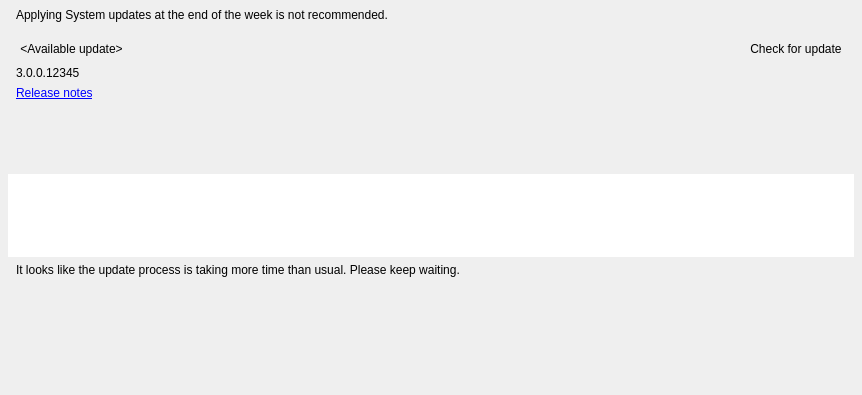
<?xml version="1.0" encoding="UTF-8"?>
<ui version="4.0">
 <class>MultiServerUpdatesWidget</class>
 <widget class="QWidget" name="MultiServerUpdatesWidget">
  <property name="geometry">
   <rect>
    <x>0</x>
    <y>0</y>
    <width>862</width>
    <height>395</height>
   </rect>
  </property>
  <layout class="QVBoxLayout" name="verticalLayout" stretch="0,0,1">
   <property name="spacing">
    <number>0</number>
   </property>
   <property name="leftMargin">
    <number>0</number>
   </property>
   <property name="topMargin">
    <number>0</number>
   </property>
   <property name="rightMargin">
    <number>0</number>
   </property>
   <property name="bottomMargin">
    <number>0</number>
   </property>
   <item>
    <widget class="nx::vms::client::desktop::Panel" name="dayWarningBanner" native="true">
     <layout class="QHBoxLayout" name="horizontalLayout_4">
      <property name="leftMargin">
       <number>16</number>
      </property>
      <property name="topMargin">
       <number>8</number>
      </property>
      <property name="rightMargin">
       <number>16</number>
      </property>
      <property name="bottomMargin">
       <number>8</number>
      </property>
      <item>
       <widget class="QLabel" name="dayWarningLabel">
        <property name="text">
         <string>Applying System updates at the end of the week is not recommended.</string>
        </property>
       </widget>
      </item>
     </layout>
    </widget>
   </item>
   <item>
    <widget class="nx::vms::client::desktop::Panel" name="controlsPanel" native="true">
     <layout class="QVBoxLayout" name="controlsVerticalLayout">
      <property name="leftMargin">
       <number>16</number>
      </property>
      <property name="topMargin">
       <number>8</number>
      </property>
      <property name="rightMargin">
       <number>16</number>
      </property>
      <property name="bottomMargin">
       <number>10</number>
      </property>
      <item>
       <widget class="QStackedWidget" name="titleStackedWidget">
        <property name="currentIndex">
         <number>0</number>
        </property>
        <widget class="QWidget" name="selectUpdateTypePage">
         <layout class="QHBoxLayout" name="horizontalLayout_10">
          <property name="leftMargin">
           <number>0</number>
          </property>
          <property name="topMargin">
           <number>0</number>
          </property>
          <property name="rightMargin">
           <number>0</number>
          </property>
          <property name="bottomMargin">
           <number>0</number>
          </property>
          <item>
           <widget class="QPushButton" name="selectUpdateTypeButton">
            <property name="sizePolicy">
             <sizepolicy hsizetype="Minimum" vsizetype="Preferred">
              <horstretch>0</horstretch>
              <verstretch>0</verstretch>
             </sizepolicy>
            </property>
            <property name="focusPolicy">
             <enum>Qt::TabFocus</enum>
            </property>
            <property name="text">
             <string notr="true">&lt;Available update&gt;</string>
            </property>
            <property name="iconSize">
             <size>
              <width>20</width>
              <height>20</height>
             </size>
            </property>
            <property name="flat">
             <bool>true</bool>
            </property>
           </widget>
          </item>
          <item>
           <spacer name="horizontalSpacer_5">
            <property name="orientation">
             <enum>Qt::Horizontal</enum>
            </property>
            <property name="sizeHint" stdset="0">
             <size>
              <width>355</width>
              <height>0</height>
             </size>
            </property>
           </spacer>
          </item>
          <item>
           <widget class="QPushButton" name="updateCheckMode">
            <property name="text">
             <string>Check for update</string>
            </property>
            <property name="flat">
             <bool>true</bool>
            </property>
           </widget>
          </item>
         </layout>
        </widget>
        <widget class="QWidget" name="updatingPage">
         <layout class="QHBoxLayout" name="horizontalLayout_11">
          <property name="leftMargin">
           <number>0</number>
          </property>
          <property name="topMargin">
           <number>0</number>
          </property>
          <property name="rightMargin">
           <number>0</number>
          </property>
          <property name="bottomMargin">
           <number>0</number>
          </property>
          <item>
           <widget class="QLabel" name="updatingTitleLabel">
            <property name="text">
             <string>Updating to...</string>
            </property>
           </widget>
          </item>
          <item>
           <spacer name="horizontalSpacer_6">
            <property name="orientation">
             <enum>Qt::Horizontal</enum>
            </property>
            <property name="sizeHint" stdset="0">
             <size>
              <width>522</width>
              <height>0</height>
             </size>
            </property>
           </spacer>
          </item>
         </layout>
        </widget>
       </widget>
      </item>
      <item>
       <widget class="QStackedWidget" name="versionStackedWidget">
        <property name="currentIndex">
         <number>0</number>
        </property>
        <widget class="QWidget" name="versionPage">
         <layout class="QHBoxLayout" name="horizontalLayout_6">
          <property name="leftMargin">
           <number>0</number>
          </property>
          <property name="topMargin">
           <number>0</number>
          </property>
          <property name="rightMargin">
           <number>0</number>
          </property>
          <property name="bottomMargin">
           <number>0</number>
          </property>
          <item>
           <widget class="QLabel" name="targetVersionLabel">
            <property name="text">
             <string notr="true">3.0.0.12345</string>
            </property>
           </widget>
          </item>
         </layout>
        </widget>
        <widget class="QWidget" name="checkingPage">
         <layout class="QHBoxLayout" name="horizontalLayout_7">
          <property name="leftMargin">
           <number>0</number>
          </property>
          <property name="topMargin">
           <number>0</number>
          </property>
          <property name="rightMargin">
           <number>0</number>
          </property>
          <property name="bottomMargin">
           <number>0</number>
          </property>
          <item>
           <widget class="nx::vms::client::desktop::BusyIndicatorWidget" name="checkingProgress" native="true"/>
          </item>
          <item>
           <spacer name="horizontalSpacer">
            <property name="orientation">
             <enum>Qt::Horizontal</enum>
            </property>
            <property name="sizeHint" stdset="0">
             <size>
              <width>534</width>
              <height>0</height>
             </size>
            </property>
           </spacer>
          </item>
         </layout>
        </widget>
        <widget class="QWidget" name="latestVersionPage">
         <layout class="QHBoxLayout" name="horizontalLayout_8" stretch="0,0,0">
          <property name="spacing">
           <number>4</number>
          </property>
          <property name="leftMargin">
           <number>0</number>
          </property>
          <property name="topMargin">
           <number>0</number>
          </property>
          <property name="rightMargin">
           <number>0</number>
          </property>
          <property name="bottomMargin">
           <number>0</number>
          </property>
          <item>
           <widget class="QLabel" name="latestVersionIconLabel">
            <property name="text">
             <string/>
            </property>
           </widget>
          </item>
          <item>
           <widget class="QLabel" name="latestVersionBannerLabel">
            <property name="text">
             <string>You have the latest version installed</string>
            </property>
           </widget>
          </item>
          <item>
           <spacer name="horizontalSpacer_2">
            <property name="orientation">
             <enum>Qt::Horizontal</enum>
            </property>
            <property name="sizeHint" stdset="0">
             <size>
              <width>40</width>
              <height>0</height>
             </size>
            </property>
           </spacer>
          </item>
         </layout>
        </widget>
       </widget>
      </item>
      <item>
       <widget class="QStackedWidget" name="infoStackedWidget">
        <property name="currentIndex">
         <number>0</number>
        </property>
        <widget class="QWidget" name="releaseNotesPage">
         <layout class="QVBoxLayout" name="verticalLayout_3">
          <property name="leftMargin">
           <number>0</number>
          </property>
          <property name="topMargin">
           <number>0</number>
          </property>
          <property name="rightMargin">
           <number>0</number>
          </property>
          <property name="bottomMargin">
           <number>0</number>
          </property>
          <item>
           <widget class="QLabel" name="releaseNotesLabel">
            <property name="text">
             <string notr="true" extracomment="Text should not be translatable, set from cpp">&lt;a href='notes'&gt;Release notes&lt;/a&gt;</string>
            </property>
           </widget>
          </item>
          <item>
           <widget class="QLabel" name="releaseDescriptionLabel">
            <property name="text">
             <string notr="true">&lt;Here will be release description (if not empty)&gt;</string>
            </property>
           </widget>
          </item>
         </layout>
        </widget>
        <widget class="QWidget" name="errorPage">
         <layout class="QHBoxLayout" name="horizontalLayout">
          <property name="leftMargin">
           <number>0</number>
          </property>
          <property name="topMargin">
           <number>0</number>
          </property>
          <property name="rightMargin">
           <number>0</number>
          </property>
          <property name="bottomMargin">
           <number>0</number>
          </property>
          <item>
           <widget class="QLabel" name="errorLabel">
            <property name="text">
             <string notr="true"/>
            </property>
           </widget>
          </item>
         </layout>
        </widget>
        <widget class="QWidget" name="emptyInfoPage"/>
       </widget>
      </item>
      <item>
       <widget class="QStackedWidget" name="updateStackedWidget">
        <property name="currentIndex">
         <number>1</number>
        </property>
        <widget class="QWidget" name="updateControlsPage">
         <layout class="QHBoxLayout" name="horizontalLayout_12">
          <property name="leftMargin">
           <number>0</number>
          </property>
          <property name="topMargin">
           <number>0</number>
          </property>
          <property name="rightMargin">
           <number>0</number>
          </property>
          <property name="bottomMargin">
           <number>0</number>
          </property>
          <item>
           <widget class="QPushButton" name="downloadButton">
            <property name="text">
             <string>Download</string>
            </property>
           </widget>
          </item>
          <item>
           <widget class="QPushButton" name="browseUpdate">
            <property name="text">
             <string>Browse</string>
            </property>
           </widget>
          </item>
          <item>
           <widget class="QPushButton" name="downloadAndInstall">
            <property name="sizePolicy">
             <sizepolicy hsizetype="Preferred" vsizetype="Fixed">
              <horstretch>0</horstretch>
              <verstretch>0</verstretch>
             </sizepolicy>
            </property>
            <property name="text">
             <string>Download &amp;&amp; Install</string>
            </property>
           </widget>
          </item>
          <item>
           <widget class="QPushButton" name="cancelUpdateButton">
            <property name="text">
             <string>Cancel</string>
            </property>
           </widget>
          </item>
          <item>
           <widget class="QPushButton" name="manualDownloadButton">
            <property name="text">
             <string notr="true">Get Update File</string>
            </property>
            <property name="flat">
             <bool>true</bool>
            </property>
           </widget>
          </item>
          <item>
           <widget class="QWidget" name="linkCopiedWidget" native="true">
            <layout class="QHBoxLayout" name="horizontalLayout_5">
             <property name="topMargin">
              <number>0</number>
             </property>
             <property name="bottomMargin">
              <number>0</number>
             </property>
             <item>
              <widget class="QLabel" name="linkCopiedIconLabel">
               <property name="text">
                <string notr="true"/>
               </property>
              </widget>
             </item>
             <item>
              <widget class="QLabel" name="linkCopiedLabel">
               <property name="text">
                <string>Link copied</string>
               </property>
              </widget>
             </item>
            </layout>
            <zorder>linkCopiedLabel</zorder>
            <zorder>linkCopiedIconLabel</zorder>
           </widget>
          </item>
          <item>
           <spacer name="horizontalSpacer_3">
            <property name="orientation">
             <enum>Qt::Horizontal</enum>
            </property>
            <property name="sizeHint" stdset="0">
             <size>
              <width>40</width>
              <height>0</height>
             </size>
            </property>
           </spacer>
          </item>
          <item>
           <widget class="QPushButton" name="advancedUpdateSettings">
            <property name="sizePolicy">
             <sizepolicy hsizetype="Preferred" vsizetype="Fixed">
              <horstretch>0</horstretch>
              <verstretch>0</verstretch>
             </sizepolicy>
            </property>
            <property name="text">
             <string>Advanced Update Settings</string>
            </property>
            <property name="flat">
             <bool>true</bool>
            </property>
           </widget>
          </item>
         </layout>
        </widget>
        <widget class="QWidget" name="updateCompletionPage"/>
        <widget class="QWidget" name="updateProgressPage">
         <layout class="QHBoxLayout" name="horizontalLayout_3">
          <property name="leftMargin">
           <number>0</number>
          </property>
          <property name="topMargin">
           <number>0</number>
          </property>
          <property name="rightMargin">
           <number>0</number>
          </property>
          <property name="bottomMargin">
           <number>0</number>
          </property>
          <item>
           <widget class="QProgressBar" name="actionProgess"/>
          </item>
          <item>
           <widget class="QPushButton" name="cancelProgressAction">
            <property name="text">
             <string>Cancel</string>
            </property>
           </widget>
          </item>
         </layout>
        </widget>
       </widget>
      </item>
     </layout>
    </widget>
   </item>
   <item>
    <widget class="QWidget" name="widget" native="true">
     <layout class="QVBoxLayout" name="verticalLayout_2" stretch="1,0,1">
      <property name="leftMargin">
       <number>8</number>
      </property>
      <property name="topMargin">
       <number>16</number>
      </property>
      <property name="rightMargin">
       <number>8</number>
      </property>
      <property name="bottomMargin">
       <number>16</number>
      </property>
      <item>
       <widget class="QTableView" name="tableView">
        <property name="sizePolicy">
         <sizepolicy hsizetype="Expanding" vsizetype="Maximum">
          <horstretch>0</horstretch>
          <verstretch>0</verstretch>
         </sizepolicy>
        </property>
        <property name="minimumSize">
         <size>
          <width>0</width>
          <height>40</height>
         </size>
        </property>
        <property name="maximumSize">
         <size>
          <width>16777215</width>
          <height>16777215</height>
         </size>
        </property>
        <property name="focusPolicy">
         <enum>Qt::NoFocus</enum>
        </property>
        <property name="frameShape">
         <enum>QFrame::NoFrame</enum>
        </property>
        <property name="editTriggers">
         <set>QAbstractItemView::NoEditTriggers</set>
        </property>
        <property name="selectionMode">
         <enum>QAbstractItemView::NoSelection</enum>
        </property>
        <property name="selectionBehavior">
         <enum>QAbstractItemView::SelectRows</enum>
        </property>
        <property name="horizontalScrollMode">
         <enum>QAbstractItemView::ScrollPerPixel</enum>
        </property>
        <property name="showGrid">
         <bool>false</bool>
        </property>
        <attribute name="horizontalHeaderHighlightSections">
         <bool>false</bool>
        </attribute>
        <attribute name="verticalHeaderVisible">
         <bool>false</bool>
        </attribute>
       </widget>
      </item>
      <item>
       <layout class="QVBoxLayout" name="verticalLayout_4">
        <property name="leftMargin">
         <number>8</number>
        </property>
        <property name="rightMargin">
         <number>8</number>
        </property>
        <item>
         <widget class="QLabel" name="longUpdateWarning">
          <property name="text">
           <string>It looks like the update process is taking more time than usual. Please keep waiting.</string>
          </property>
         </widget>
        </item>
        <item>
         <widget class="QLabel" name="debugStateLabel">
          <property name="text">
           <string/>
          </property>
         </widget>
        </item>
       </layout>
      </item>
      <item>
       <spacer name="verticalSpacer">
        <property name="orientation">
         <enum>Qt::Vertical</enum>
        </property>
        <property name="sizeHint" stdset="0">
         <size>
          <width>20</width>
          <height>10</height>
         </size>
        </property>
       </spacer>
      </item>
     </layout>
    </widget>
   </item>
  </layout>
 </widget>
 <customwidgets>
  <customwidget>
   <class>nx::vms::client::desktop::Panel</class>
   <extends>QWidget</extends>
   <header location="global">nx/vms/client/desktop/common/widgets/panel.h</header>
   <container>1</container>
  </customwidget>
  <customwidget>
   <class>nx::vms::client::desktop::BusyIndicatorWidget</class>
   <extends>QWidget</extends>
   <header location="global">nx/vms/client/desktop/common/widgets/busy_indicator.h</header>
   <container>1</container>
  </customwidget>
 </customwidgets>
 <resources/>
 <connections/>
</ui>
